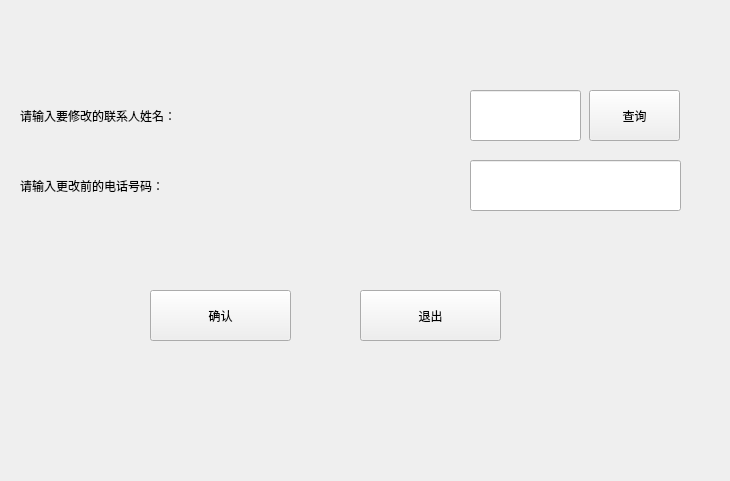
<?xml version="1.0" encoding="UTF-8"?>
<ui version="4.0">
 <class>delpeoplenumber</class>
 <widget class="QWidget" name="delpeoplenumber">
  <property name="geometry">
   <rect>
    <x>0</x>
    <y>0</y>
    <width>730</width>
    <height>481</height>
   </rect>
  </property>
  <property name="windowTitle">
   <string>Form</string>
  </property>
  <widget class="QPushButton" name="ok">
   <property name="geometry">
    <rect>
     <x>150</x>
     <y>290</y>
     <width>141</width>
     <height>51</height>
    </rect>
   </property>
   <property name="styleSheet">
    <string notr="true">font: 14pt &quot;微软雅黑&quot;;</string>
   </property>
   <property name="text">
    <string>确认</string>
   </property>
  </widget>
  <widget class="QPushButton" name="quit">
   <property name="geometry">
    <rect>
     <x>360</x>
     <y>290</y>
     <width>141</width>
     <height>51</height>
    </rect>
   </property>
   <property name="styleSheet">
    <string notr="true">font: 14pt &quot;微软雅黑&quot;;</string>
   </property>
   <property name="text">
    <string>退出</string>
   </property>
  </widget>
  <widget class="QLabel" name="label">
   <property name="geometry">
    <rect>
     <x>20</x>
     <y>90</y>
     <width>431</width>
     <height>51</height>
    </rect>
   </property>
   <property name="styleSheet">
    <string notr="true">font: 14pt &quot;微软雅黑&quot;;</string>
   </property>
   <property name="text">
    <string>请输入要修改的联系人姓名：</string>
   </property>
  </widget>
  <widget class="QPushButton" name="request">
   <property name="geometry">
    <rect>
     <x>589</x>
     <y>90</y>
     <width>91</width>
     <height>51</height>
    </rect>
   </property>
   <property name="styleSheet">
    <string notr="true">font: 14pt &quot;微软雅黑&quot;;</string>
   </property>
   <property name="text">
    <string>查询</string>
   </property>
  </widget>
  <widget class="QLineEdit" name="Name">
   <property name="geometry">
    <rect>
     <x>470</x>
     <y>90</y>
     <width>111</width>
     <height>51</height>
    </rect>
   </property>
   <property name="styleSheet">
    <string notr="true">font: 14pt &quot;微软雅黑&quot;;</string>
   </property>
   <property name="text">
    <string/>
   </property>
  </widget>
  <widget class="QLabel" name="label_2">
   <property name="geometry">
    <rect>
     <x>20</x>
     <y>160</y>
     <width>431</width>
     <height>51</height>
    </rect>
   </property>
   <property name="styleSheet">
    <string notr="true">font: 14pt &quot;微软雅黑&quot;;</string>
   </property>
   <property name="text">
    <string>请输入更改前的电话号码：</string>
   </property>
  </widget>
  <widget class="QLineEdit" name="numbers">
   <property name="geometry">
    <rect>
     <x>470</x>
     <y>160</y>
     <width>211</width>
     <height>51</height>
    </rect>
   </property>
   <property name="styleSheet">
    <string notr="true">font: 14pt &quot;微软雅黑&quot;;</string>
   </property>
   <property name="text">
    <string/>
   </property>
  </widget>
 </widget>
 <resources/>
 <connections/>
</ui>
